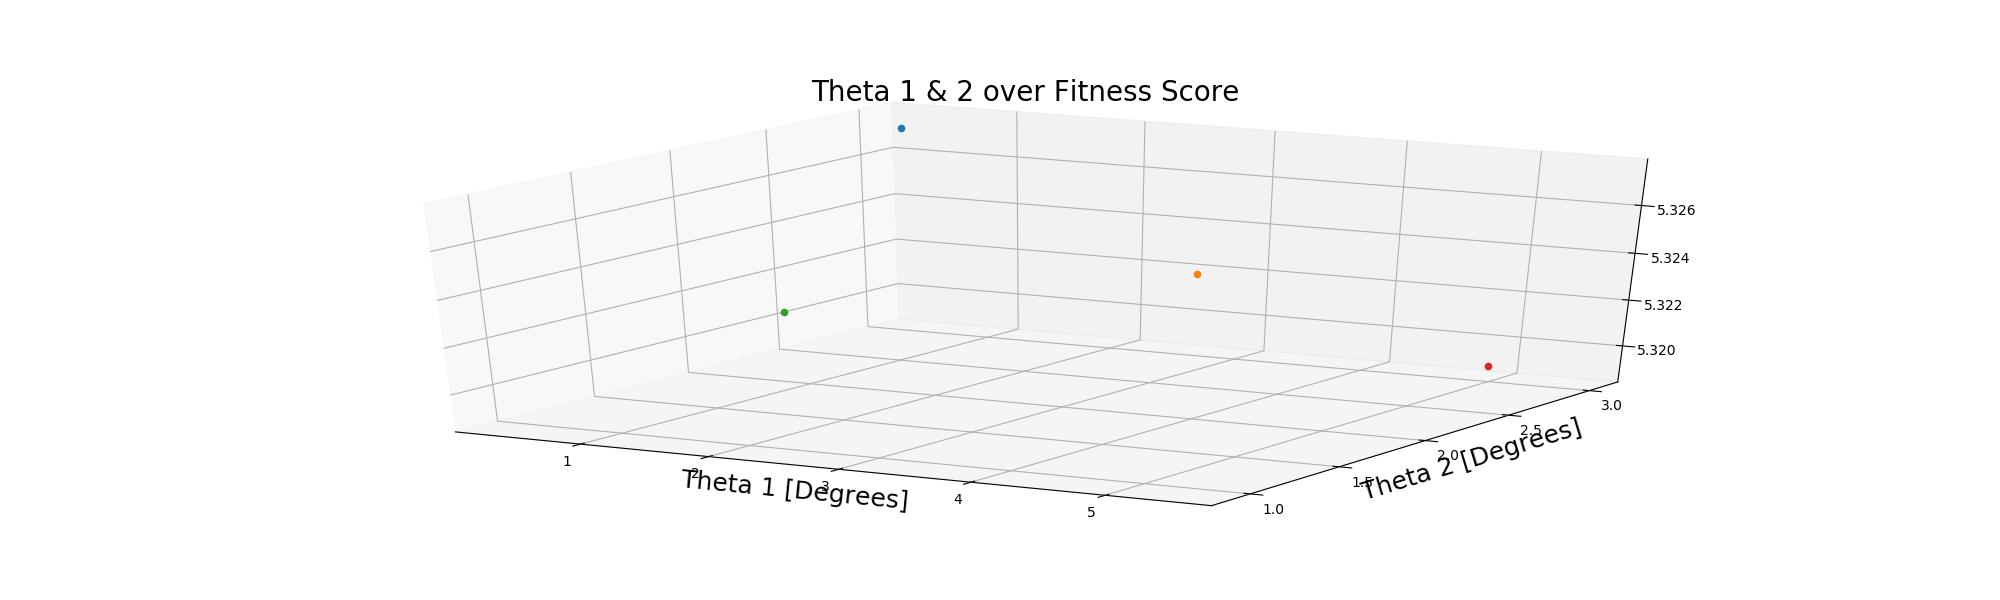

Here is the Python script that generated this plot:
#Plot theta in 3D

import numpy as np		# for data manipulation, storage
import matplotlib.pyplot as plt	# For plotting
from mpl_toolkits.mplot3d import Axes3D   #for 3D plotting
import os			# exclusively for rstrip()
import argparse			# for getting the user's arguments from terminal


parser = argparse.ArgumentParser()
parser.add_argument("source", help="Name of source folder from home directory", type=str)
parser.add_argument("destination", help="Name of destination folder from home directory", type=str)
parser.add_argument("numGens", help="Number of generations the code is running for", type=int)
parser.add_argument("NPOP", help="Number of individuals in a population", type=int)
parser.add_argument("GeoScalingFactor", help="The number by which we are scaling the antenna dimensions", type=int)
parser.add_argument("NSECTIONS", help="Number of chromosomes", type=int)
g = parser.parse_args()


# First, grab each line of the runData.csv as one element in a 1D list.
runDataRaw =[]
with open("runData.csv", "r") as runDataFile:
	runDataRaw=runDataFile.readlines()

# This list has each element terminating with '\n', so we use rstrip to remove '\n' from each string
for i in range(len(runDataRaw)):
	runDataRaw[i] = runDataRaw[i].rstrip()
# Now, we want to store this data in a 2D numpy array. As we'll see, this is a fairly complex process! First, make a new 2D list that contains only the numbers.
runDataRawOnlyNumb =[]
for i in range(len(runDataRaw)):
	# We want to skip the empty line and the 'Generation :' line
	if i%((g.NPOP*g.NSECTIONS)+2) != 0 and i%((g.NPOP*g.NSECTIONS)+2) != 1:
		# The split function takes '1.122650,19.905200,0.504576,32.500000' -> ['1.122650', '19.905200', '0.504576', '32.500000'] , which makes the new list 2D
		runDataRawOnlyNumb.append(runDataRaw[i].split(','))#.astype(float) 
print("RawOnlyNumb ")
print(runDataRawOnlyNumb)
# Now convert it to a numpy array and roll it up
runData = []
runData = np.array(runDataRawOnlyNumb)
print("runData ")
print(runData)
runData = np.array(runDataRawOnlyNumb).astype(np.float)
print("runData ")
print(runData)
runData = runData.reshape((g.numGens, g.NPOP, 4*g.NSECTIONS))
#The 5 above is (NVARS+1), where the +1 accounts for fitness scores appended by gensData
#runData = np.array(runData, np.float).reshape(g.numGens, g.NPOP, 4)
# Finally, the data is in an almost useable shape: (generation, individual, characteristic)

# PLOT DATA

# Create an array of every theta1
allTheta1 = runData[:,:, 2].flatten()

theta1Array = []
temptheta1 = []
for ind in range(g.NPOP):
    for l in range(0,len(allTheta1),g.NPOP):
            temptheta1.append(allTheta1[l+ind]*180/np.pi)
    theta1Array.append(temptheta1)
    temptheta1 = []

# Create an array of every theta2
allTheta2 = runData[:,:, 6].flatten()

theta2Array = []
temptheta2 = []
for ind in range(g.NPOP):
    for l in range(0,len(allTheta2),g.NPOP):
            temptheta2.append(allTheta2[l+ind]*180/np.pi)
    theta2Array.append(temptheta2)
    temptheta2 = []


#Create Array for every fitness score
fitnessArray = runData[:,:, 3].flatten()

# Plot!
#Create figure and subplots
fig = plt.figure(figsize=(20, 6))
ax = plt.axes(projection='3d')

map = plt.get_cmap('winter')

# Loop through each individual and plot each array
#color={1:'red',2:'olive',3:'mediumturquoise',4:'blue',5:'gold',6:'darkred',7:'green',8:'lime',9:'orange',10:'indigo',11:'dimgrey',12:'rosybrown',13:'lightcoral',14:'firebrick',15:'maroon',16:'sienna',17:'sandybrown',18:'peachpuff',19:'peru',20:'tan'}
for ind in range(g.NPOP):
	LabelName = "Individual {}".format(ind+1)
	ax.scatter3D(theta1Array[ind], theta2Array[ind], fitnessArray[ind], cmap = map)


# Labels:

#Theta subplot
#axT.set(xlabel='Generation', ylabel = 'Theta [Degrees]')
ax.set_xlabel("Theta 1 [Degrees]", size = 18)
ax.set_ylabel("Theta 2 [Degrees]", size = 18)
ax.set_title("Theta 1 & 2 over Fitness Score".format(int(g.numGens-1)), size = 20)

plt.savefig("3DTheta")
plt.show(block=False)
plt.pause(5)

